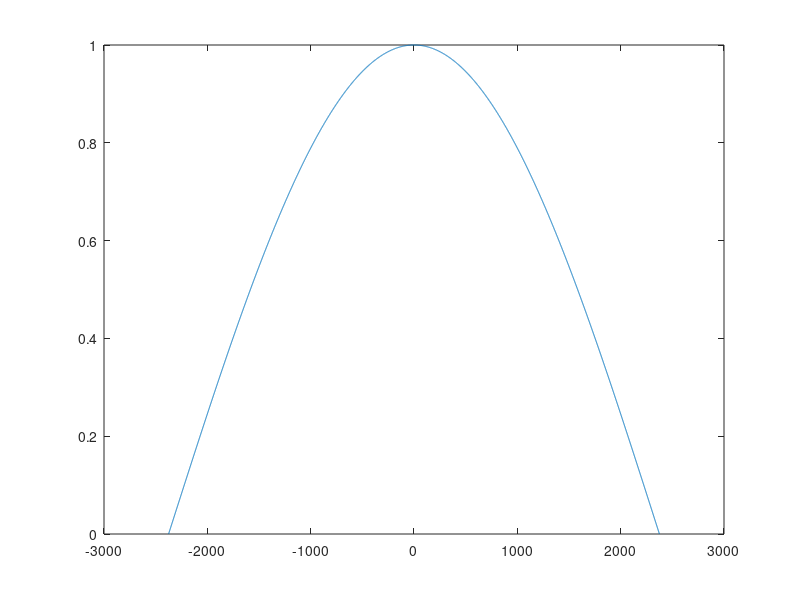
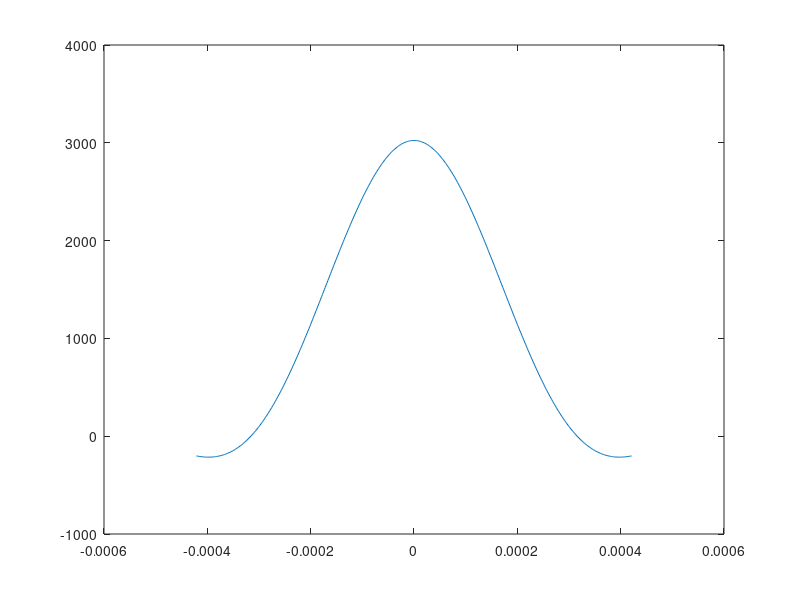

MATLAB code to generate these figures, in order:

fe=570*10^3;
Db=1187.5;
td=1/Db
f=[-2/td:1:2/td]
t=[-td/2:1/fe:td/2]
H=cos(pi*f*td/4);
h=2/td*(sinc(1/2+4*t/td)+sinc(-1/2+4*t/td));
%h2=2/td*(sin(pi/2+4*pi*t/td)+sinc(-pi/2+4*pi*t/td));
figure(1), plot(f,H)
figure(2),plot(t,h)